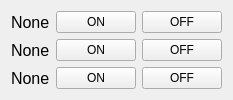
  <widget class="QWidget" name="">
   <property name="geometry">
    <rect>
     <x>400</x>
     <y>270</y>
     <width>151</width>
     <height>83</height>
    </rect>
   </property>
   <layout class="QGridLayout" name="gridLayout">
    <item row="2" column="1">
     <widget class="PyDMPushButton" name="PyDMPushButton_30">
      <property name="toolTip">
       <string/>
      </property>
      <property name="text">
       <string>ON</string>
      </property>
      <property name="channel" stdset="0">
       <string>ca://APX:SEN2_ON</string>
      </property>
      <property name="pressValue" stdset="0">
       <string>1</string>
      </property>
     </widget>
    </item>
    <item row="1" column="1">
     <widget class="PyDMPushButton" name="PyDMPushButton_27">
      <property name="toolTip">
       <string/>
      </property>
      <property name="text">
       <string>ON</string>
      </property>
      <property name="channel" stdset="0">
       <string>ca://APX:SEN3_ON</string>
      </property>
      <property name="pressValue" stdset="0">
       <string>1</string>
      </property>
     </widget>
    </item>
    <item row="2" column="0">
     <widget class="PyDMLabel" name="BeamCurrAvg_50">
      <property name="font">
       <font>
        <pointsize>12</pointsize>
       </font>
      </property>
      <property name="toolTip">
       <string/>
      </property>
      <property name="text">
       <string>None</string>
      </property>
      <property name="precisionFromPV" stdset="0">
       <bool>false</bool>
      </property>
      <property name="precision" stdset="0">
       <number>0</number>
      </property>
      <property name="channel" stdset="0">
       <string>ca://APX:HPC</string>
      </property>
      <property name="displayFormat" stdset="0">
       <enum>PyDMLabel::Exponential</enum>
      </property>
     </widget>
    </item>
    <item row="2" column="2">
     <widget class="PyDMPushButton" name="PyDMPushButton_29">
      <property name="toolTip">
       <string/>
      </property>
      <property name="text">
       <string>OFF</string>
      </property>
      <property name="channel" stdset="0">
       <string>ca://APX:SEN2_OFF</string>
      </property>
      <property name="pressValue" stdset="0">
       <string>1</string>
      </property>
     </widget>
    </item>
    <item row="0" column="1">
     <widget class="PyDMPushButton" name="PyDMPushButton_32">
      <property name="toolTip">
       <string/>
      </property>
      <property name="text">
       <string>ON</string>
      </property>
      <property name="channel" stdset="0">
       <string>ca://APX:SEN4_ON</string>
      </property>
      <property name="pressValue" stdset="0">
       <string>1</string>
      </property>
     </widget>
    </item>
    <item row="0" column="0">
     <widget class="PyDMLabel" name="BeamCurrAvg_48">
      <property name="font">
       <font>
        <pointsize>12</pointsize>
       </font>
      </property>
      <property name="toolTip">
       <string/>
      </property>
      <property name="text">
       <string>None</string>
      </property>
      <property name="precisionFromPV" stdset="0">
       <bool>false</bool>
      </property>
      <property name="precision" stdset="0">
       <number>0</number>
      </property>
      <property name="channel" stdset="0">
       <string>ca://APX:AP1</string>
      </property>
      <property name="displayFormat" stdset="0">
       <enum>PyDMLabel::Exponential</enum>
      </property>
     </widget>
    </item>
    <item row="1" column="0">
     <widget class="PyDMLabel" name="BeamCurrAvg_58">
      <property name="font">
       <font>
        <pointsize>12</pointsize>
       </font>
      </property>
      <property name="toolTip">
       <string/>
      </property>
      <property name="text">
       <string>None</string>
      </property>
      <property name="textFormat">
       <enum>Qt::PlainText</enum>
      </property>
      <property name="precisionFromPV" stdset="0">
       <bool>false</bool>
      </property>
      <property name="precision" stdset="0">
       <number>0</number>
      </property>
      <property name="channel" stdset="0">
       <string>ca://APX:PREP</string>
      </property>
      <property name="displayFormat" stdset="0">
       <enum>PyDMLabel::Exponential</enum>
      </property>
     </widget>
    </item>
    <item row="0" column="2">
     <widget class="PyDMPushButton" name="PyDMPushButton_31">
      <property name="toolTip">
       <string/>
      </property>
      <property name="text">
       <string>OFF</string>
      </property>
      <property name="channel" stdset="0">
       <string>ca://APX:SEN4_OFF</string>
      </property>
      <property name="pressValue" stdset="0">
       <string>1</string>
      </property>
     </widget>
    </item>
    <item row="1" column="2">
     <widget class="PyDMPushButton" name="PyDMPushButton_28">
      <property name="toolTip">
       <string/>
      </property>
      <property name="text">
       <string>OFF</string>
      </property>
      <property name="channel" stdset="0">
       <string>ca://APX:SEN3_OFF</string>
      </property>
      <property name="pressValue" stdset="0">
       <string>1</string>
      </property>
     </widget>
    </item>
   </layout>
  </widget>
